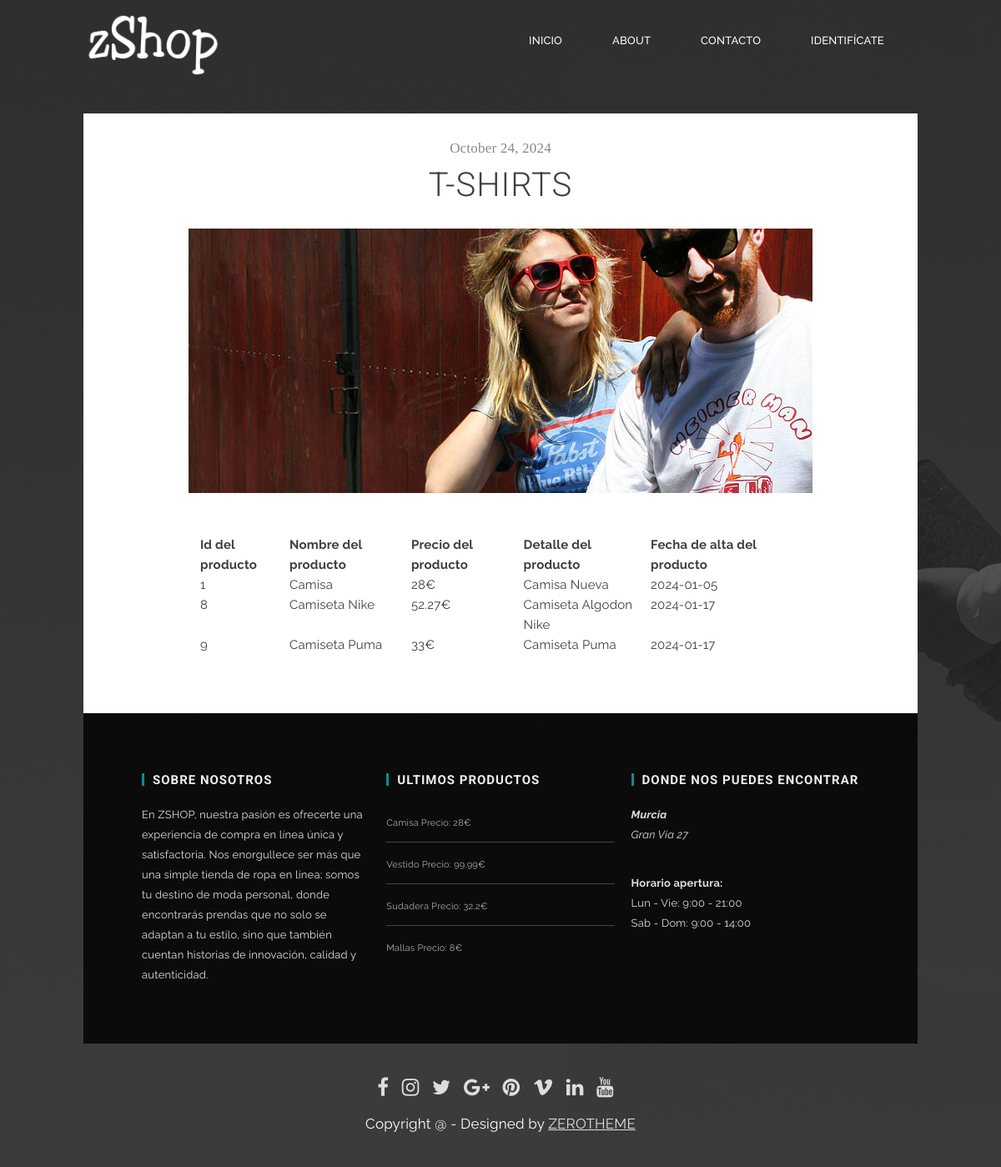
/PROYECTO/ver_productos.php?idpro=1, run on the app's committed database.
### tables this page shows
CREATE TABLE `categorias` (
  `id` int(11) NOT NULL,
  `nombre` varchar(100) NOT NULL,
  `imagen` varchar(255) NOT NULL
);

CREATE TABLE `productos` (
  `id` int(11) NOT NULL,
  `idcat` int(11) NOT NULL,
  `nombre` varchar(200) NOT NULL,
  `detalle` text NOT NULL,
  `precio` float NOT NULL,
  `fecalta` date NOT NULL
);

### PROYECTO/ver_productos.php (the view, shortened to what this page needs)
<?php
if  (isset($_GET['idpro'])){
    $idpro=filter_input(INPUT_GET,'idpro',FILTER_VALIDATE_INT);
    include 'config.php';
    try{
	$con = new PDO($dsn,$usuario,$contrasena);
    } catch (PDOException $e){
    }
} else {
    header("location:index.php");
}
?>
<!DOCTYPE html>
<html lang="en">
<head>
  	<link rel="stylesheet" href="css/zerogrid.css">
	<link rel="stylesheet" href="css/style.css">
    <link href="font-awesome/css/font-awesome.min.css" rel="stylesheet" type="text/css">
	<link rel="stylesheet" href="css/menu.css">
    <link href="owl-carousel/owl.carousel.css" rel="stylesheet">
</head>
<body class="sub-page">
	<div class="wrap-body">
		<header class="main-header">
			<div class="zerogrid">
				<div class="row">
					<div class="col-1-3">
						<a class="site-branding" href="index.html">
							<img src="images/logo.png"/>
						</a>
					</div>
					<div class="col-2-3">
						<div id='cssmenu' class="align-right">
							<ul>
							   <li><a href='index.php'><span>Inicio</span></a></li>
							   <li><a href='single.html'><span>About</span></a></li>
							   <li><a href='contact.html'><span>Contacto</span></a></li>
							   <li class='last'><a href='login.php'><span>Identifícate</span></a></li>
							</ul>
						</div>
					</div>
				</div>
			</div>
		</header>
		<section id="container" class="zerogrid">
			<div class="wrap-container">
				<article class="single-post">
					<div class="row wrap-post">
						<div class="entry-header">
                        <?php
                        try {
                            $sql="SELECT * from categorias where id=:x";
                            $stmt=$con->prepare($sql);
                            if  ($stmt->execute([":x"=>$idpro])){
                                if  ($fila=$stmt->fetch()){
                                    $fecha= new DateTime();
                                    $fechaN= $fecha->format('F j, Y');
                        ?>
                                    <span class="time"><?=$fechaN?></span>
							        <h1 class="entry-title"><?=$fila['nombre']?></h1>
                                    </div>
						                <div class="post-thumbnail-wrap">
							            <img src="<?=$fila['imagen']?>">
						                </div>
                        <?php
                                }
                            }
                        } catch (PDOException $e){
                            die ("error al conectar". $e->getMessage());
                        }
                        ?>
						<div class="entry-content">
                        <table>
                            <thead>
                                <tr>
                                <th>Id del producto</th>
                                <th>Nombre del producto</th>
                                <th>Precio del producto</th>
                                <th>Detalle del producto</th>
                                <th>Fecha de alta del producto</th>
                                </tr>
                            </thead>
                            <tbody>
                                <?php
                                try {
                                    $sql="SELECT * from productos where idcat=:x";
                                    $stmt=$con->prepare($sql);
                                    if  ($stmt->execute([":x"=>$idpro])){
                                        while  ($fila=$stmt->fetch()){
                                ?>
                                        <tr>
                                        <td><?=$fila['id']?></td>
                                        <td><?=$fila['nombre']?></td>
                                        <td><?=$fila['precio']?>€</td>
                                        <td><?=$fila['detalle']?></td>
                                        <td><?=$fila['fecalta']?></td>
                                        </tr>
                                <?php
                                    }
                                    }
                                    } catch (PDOException $e){
                                    echo $stmt->debugDumpParams();
                                    die("Error de conexión".$e->getMessage());
                                    }
                                ?>
                            </tbody>
                        </table>
						</div>
					</div>
				</article>
			</div>
		</section>
		<footer>
			<div class="zerogrid">
				<div class="wrap-footer">
					<div class="row">
						<div class="col-1-3 col-footer-1">
							<div class="wrap-col">
								<h3 class="widget-title">Sobre nosotros</h3>
								<p>En ZSHOP, nuestra pasión es ofrecerte una experiencia de compra en línea única y satisfactoria. Nos enorgullece ser más que una simple tienda de ropa en línea; somos tu destino de moda personal, donde encontrarás prendas que no solo se adaptan a tu estilo, sino que también cuentan historias de innovación, calidad y autenticidad.</p>
							</div>
						</div>
						<div class="col-1-3 col-footer-2">
							<div class="wrap-col">
								<h3 class="widget-title">Ultimos Productos</h3>
								<ul>
                                <?php
									try{
									$sql="SELECT nombre, precio FROM productos ORDER BY fecalta LIMIT 4 ";
									$stmt=$con->prepare($sql);
									if	($stmt->execute()){
										while	($fila=$stmt->fetch()){
								?>
											<li><a href="#"><?=$fila['nombre']?> Precio: <?=$fila['precio']?>€</a></li>
								<?php
										}
							        }
									} catch (PDOException $e){
										die ("Error al mostrar datos");
									} catch (Exception $e){
										die ("Error de acceso");
									}
								?>
								</ul>
							</div>
						</div>
						<div class="col-1-3 col-footer-3">
							<div class="wrap-col">
								<h3 class="widget-title">Donde nos puedes encontrar</h3>
								<div class="row">
									<address>
										<strong>Murcia</strong>
										<br>
										Gran Via 27
										<br>
									</address><br>
									<p>
										<strong>Horario apertura:</strong>
										<br>
										Lun - Vie: 9:00 - 21:00
										<br>
										Sab - Dom: 9:00 - 14:00
									</p>
								</div>
							</div>
						</div>
					</div>
				</div>
				<div class="bottom-footer">
					<div class="bottom-social">
						<a href="#"><i class="fa fa-facebook"></i></a>
						<a href="#"><i class="fa fa-instagram"></i></a>
						<a href="#"><i class="fa fa-twitter"></i></a>
						<a href="#"><i class="fa fa-google-plus"></i></a>
						<a href="#"><i class="fa fa-pinterest"></i></a>
						<a href="#"><i class="fa fa-vimeo"></i></a>
						<a href="#"><i class="fa fa-linkedin"></i></a>
						<a href="#"><i class="fa fa-youtube"></i></a>
					</div>
					<div class="copyright">
						Copyright @ - Designed by <a href="https://www.zerotheme.com" title='free html5 templates'>ZEROTHEME</a>
					</div>
				</div>
			</div>
		</footer>
	</div>
</body>
</html>

### PROYECTO/css/zerogrid.css (style rules this page uses)
.zerogrid { width: 1000px; position: relative; margin: 0 auto; padding: 0px; }
.zerogrid:after { content: "\0020"; display: block; height: 0; clear: both; visibility: hidden; }
.zerogrid .row:before,.row:after { content: '\0020'; display: block; overflow: hidden; visibility: hidden; width: 0; height: 0; }
.zerogrid .row:after { clear: both; }
.zerogrid .row { zoom: 1; }
.zerogrid .wrap-col { margin:10px; }
.zerogrid .col-1-2, .zerogrid .col-1-3, .zerogrid .col-2-3, .zerogrid .col-1-4, .zerogrid .col-2-4, .zerogrid .col-3-4, .zerogrid .col-1-5, .zerogrid .col-2-5, .zerogrid .col-3-5, .zerogrid .col-4-5, .zerogrid .col-1-6, .zerogrid .col-2-6, .zerogrid .col-3-6, .zerogrid .col-4-6, .zerogrid .col-5-6 { float:left; display: inline-block; }
.zerogrid .col-1-3,.zerogrid .col-1-3-fixed { width:33.33%; }
.zerogrid .col-2-3,.zerogrid .col-2-3-fixed { width:66.66%; }

### PROYECTO/css/menu.css (style rules this page uses)
#cssmenu { width: auto; padding: 0; line-height: 1; display: block; position: relative; z-index: 9999; margin-top: 15px; }
#cssmenu ul { list-style: none; margin: 0; padding: 0; display: block; }
#cssmenu ul:after, #cssmenu:after { content: " "; display: block; font-size: 0; height: 0; clear: both; visibility: hidden; }
#cssmenu ul li { margin: 0 20px 0 0; padding: 0; display: block; position: relative; }
#cssmenu ul li a { font-size: 13px; text-decoration: none; display: block; margin: 0; -webkit-transition: color .2s ease; -moz-transition: color .2s ease; -ms-transition: color .2s ease; -o-transition: color .2s ease; transition: color .2s ease; -webkit-box-sizing: border-box; -moz-box-sizing: border-box; box-sizing: border-box; }
#cssmenu > ul > li { float: left; }
#cssmenu.align-right > ul { float: right; }
#cssmenu > ul > li:after { content: ""; display: block; position: absolute; width: 100%; height: 0; top: 0; z-index: 0; background: #ffffff; -webkit-transition: height .2s; -moz-transition: height .2s; -ms-transition: height .2s; -o-transition: height .2s; transition: height .2s; }
#cssmenu > ul > li > a { color: #fff; padding: 12px 20px; text-transform: uppercase; z-index: 2; font-weight: 500; position: relative; }
#cssmenu > ul > li > a { display: block; }
#cssmenu > ul > li { width: auto; }

### data on the page
categorias: nombre "T-SHIRTS", imagen (picture)
productos: id "1", nombre "Camisa", precio "28", detalle "Camisa Nueva", fecalta "2024-01-05"
productos: id "8", nombre "Camiseta Nike", precio "52.27", detalle "Camiseta Algodon Nike", fecalta "2024-01-17"
productos: id "9", nombre "Camiseta Puma", precio "33", detalle "Camiseta Puma", fecalta "2024-01-17"
productos: nombre "Vestido", precio "99.99"
productos: nombre "Sudadera", precio "32.2"
productos: nombre "Mallas", precio "8"
